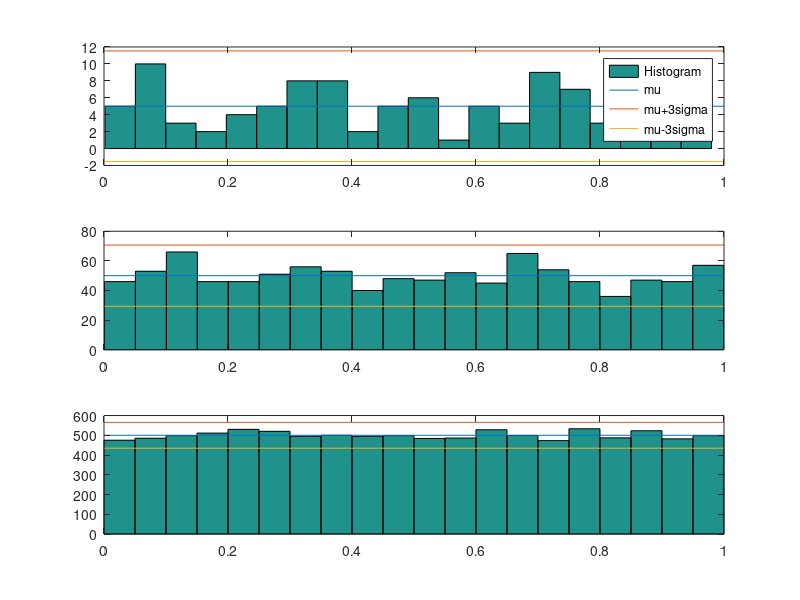

MATLAB code for this plot:
%Task 1 uniform distribution mean and variance
n = 100;
pj = 0.05
mean  = pj*n;
var = pj*(1-pj)*n;
figure(1)
subplot(311)
title('n=100')
x=rand(n,1);
hist(x,20)
hold on

plot([0,1],[mean,mean])
plot([0,1],[mean+3*sqrt(var),mean+3*sqrt(var)])
plot([0,1],[mean-3*sqrt(var),mean-3*sqrt(var)])
legend('Histogram',"\mu","\mu+3\sigma", "\mu-3\sigma")
%n=1000
n = 1000;
mean  = pj*n;
var = pj*(1-pj)*n;
subplot(312)
title('n=1000')
x=rand(n,1);
hist(x,20)
hold on

plot([0,1],[mean,mean])
plot([0,1],[mean+3*sqrt(var),mean+3*sqrt(var)])
plot([0,1],[mean-3*sqrt(var),mean-3*sqrt(var)])
%n=10000
n = 10000;
mean  = pj*n;
var = pj*(1-pj)*n;
subplot(313)
title('n=10000')
x=rand(n,1);
hist(x,20)
hold on

plot([0,1],[mean,mean])
plot([0,1],[mean+3*sqrt(var),mean+3*sqrt(var)])
plot([0,1],[mean-3*sqrt(var),mean-3*sqrt(var)])

